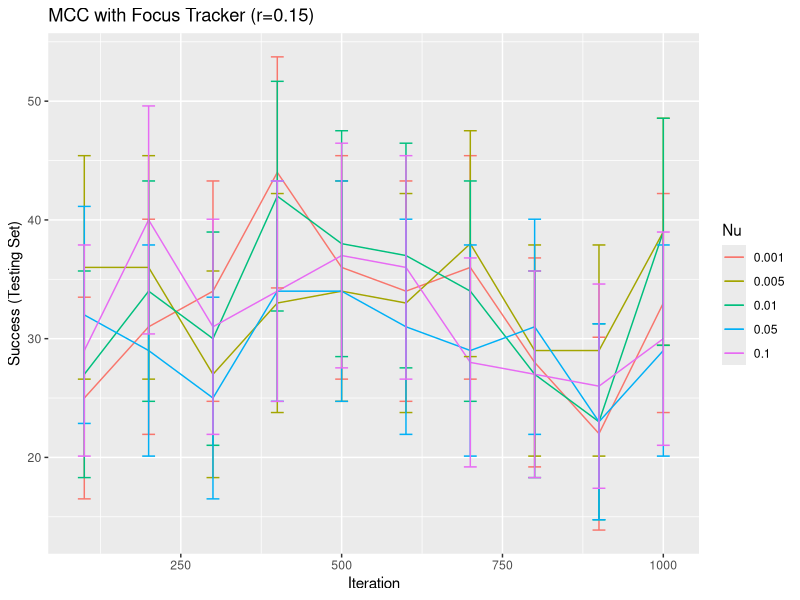
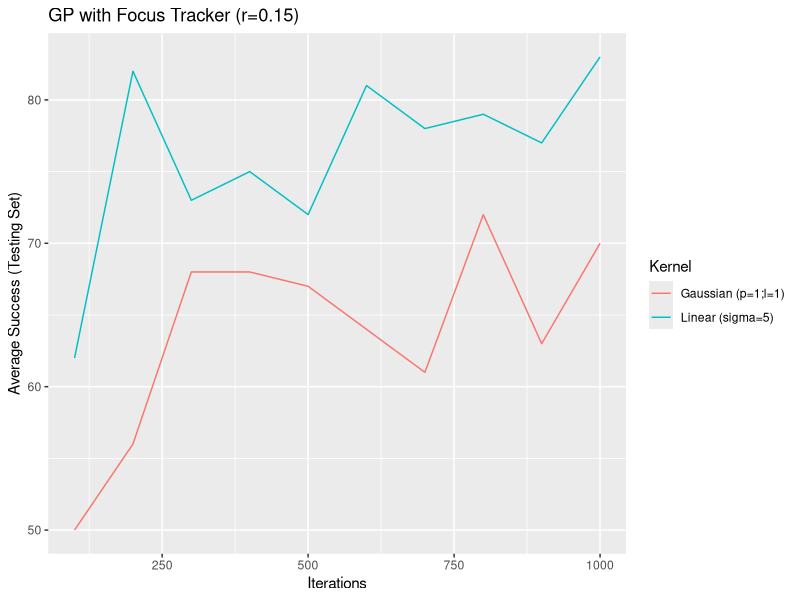
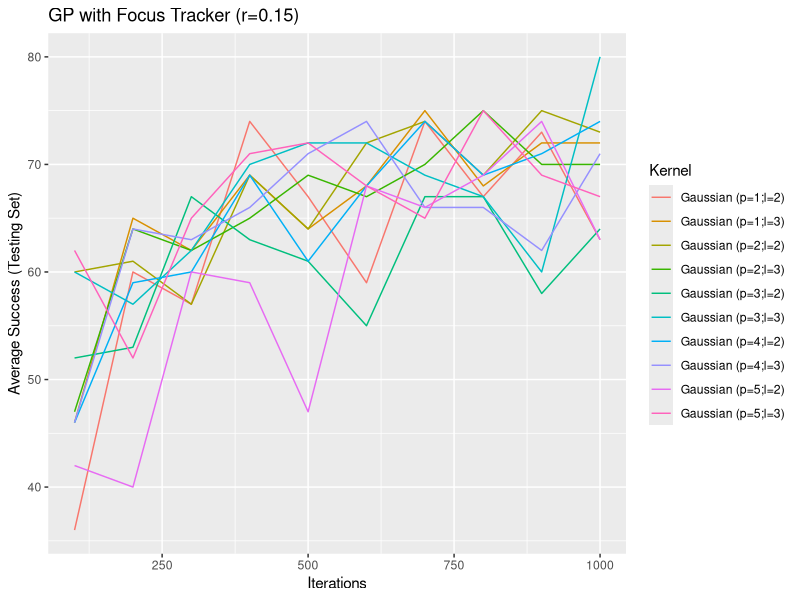
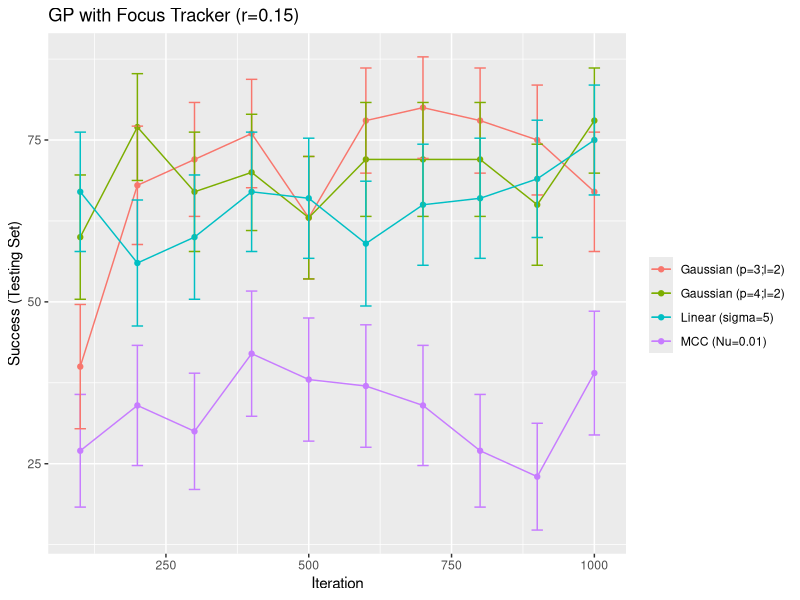

Reproduce these figures in R, in order.
## ---- chunk 1
library(ggplot2)
library(dplyr)
## ---- chunk 2
data.mcc = read.csv("mcc-data.csv")
ggplot(data.mcc, aes(x=100*Iteration, y=Success.Mean, colour=factor(Nu),
                     ymin=Success.Mean-Success.Std, ymax=Success.Mean+Success.Std)) +
  geom_line() +
  geom_errorbar(width=20) +
  scale_y_continuous() +
  labs(title="MCC with Focus Tracker (r=0.15)",
       x="Iteration", y="Success (Testing Set)", colour="Nu")
## ---- chunk 3
data = read.csv("gp-data.csv")
str(data)

ggplot(data, aes(x=100*Iteration, y=Success.Mean, colour=factor(Kernel))) +
  geom_line() +
  scale_y_continuous() +
  labs(title="GP with Focus Tracker (r=0.15)",
       x="Iterations", y="Average Success (Testing Set)", colour="Kernel")
## ---- chunk 4
data = read.csv("gp-gauss-data.csv")
str(data)

ggplot(data, aes(x=100*Iteration, y=Success.Mean, colour=factor(Kernel))) +
  geom_line() +
  scale_y_continuous() +
  labs(title="GP with Focus Tracker (r=0.15)",
       x="Iterations", y="Average Success (Testing Set)", colour="Kernel")
## ---- chunk 5
data = read.csv("results-all-tidy.csv", na.strings = "--")
#data <- data[11:nrow(data),] # drop really good performing linear kernel
str(data)

best.mcc = data.mcc[data.mcc$Nu == 0.01,]

ggplot(
  rbind(
    data.frame("Kernel"="MCC (Nu=0.01)", best.mcc[,c("Iteration", "Success.Mean", "Success.Std")]),
    data %>%
      filter(Kernel %in% c(
        "Linear (sigma=5)",
        "Gaussian (p=4;l=2)",
        "Gaussian (p=3;l=2)"
      )) %>%
      group_by(Kernel, Iteration) %>%
      summarize(Success.Mean = Success.Mean[1], Success.Std = Success.Std[1])
  ),
  aes(x=100*Iteration, y=Success.Mean, colour=Kernel,
      ymin=Success.Mean-Success.Std, ymax=Success.Mean+Success.Std)) +
  scale_y_continuous() +
  geom_line() +
  geom_point() +
  geom_errorbar(width=20) +
  labs(title="GP with Focus Tracker (r=0.15)",
       x="Iteration", y="Success (Testing Set)", colour="")
